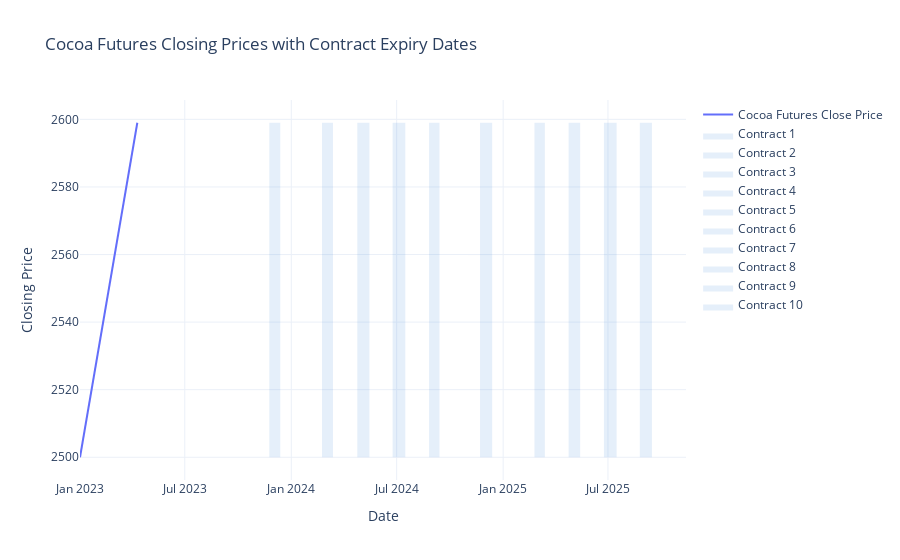

Notebook code for this chart:
### Code cell
# Load and process the expiry data with updated columns
df_expiry = pd.read_csv('expiry.csv')

# Convert the relevant columns to datetime format
df_expiry['FTD'] = pd.to_datetime(df_expiry['FTD'], errors='coerce')  # First Trading Day
df_expiry['LTD'] = pd.to_datetime(df_expiry['LTD'], errors='coerce')  # Last Trading Day

# Load the main cocoa futures data (assuming it contains Date and CLOSE columns)
# Here I'll create a sample DataFrame to illustrate, as we only have one CSV file provided
df_main = pd.DataFrame({
    "Date": pd.date_range(start="2023-01-01", periods=100, freq="D"),
    "CLOSE": pd.Series([2500 + i for i in range(100)])
})
df_main.set_index("Date", inplace=True)

# Create the line graph for 'CLOSE' prices
fig = go.Figure()

# Plot the cocoa futures closing prices
fig.add_trace(go.Scatter(
    x=df_main.index,
    y=df_main['CLOSE'],
    mode='lines',
    name='Cocoa Futures Close Price'
))

# Add shaded regions for each contract period
for i in range(len(df_expiry)):
    contract_start = df_expiry['FTD'].iloc[i]
    contract_end = df_expiry['LTD'].iloc[i]
    if pd.notna(contract_start) and pd.notna(contract_end):
        fig.add_trace(go.Scatter(
            x=[contract_start, contract_end, contract_end, contract_start],
            y=[df_main['CLOSE'].min(), df_main['CLOSE'].min(), df_main['CLOSE'].max(), df_main['CLOSE'].max()],
            fill='toself',
            fillcolor='rgba(0, 100, 200, 0.1)',
            line=dict(color='rgba(0,0,0,0)'),
            name=f'Contract {i+1}'
        ))

# Customize layout
fig.update_layout(
    title="Cocoa Futures Closing Prices with Contract Expiry Dates",
    xaxis_title="Date",
    yaxis_title="Closing Price",
    template="plotly_white"
)

# Show plot
fig.show()

### Figure 1 — Plotly figure (JSON) as saved in the notebook; plotly's stock layout.template omitted (floating-point values rounded to 4 significant figures)
{"data": [{"mode": "lines", "name": "Cocoa Futures Close Price", "type": "scatter", "x": ["2023-01-01T00:00:00", "2023-01-02T00:00:00", "2023-01-03T00:00:00", "2023-01-04T00:00:00", "2023-01-05T00:00:00", "2023-01-06T00:00:00", "2023-01-07T00:00:00", "2023-01-08T00:00:00", "2023-01-09T00:00:00", "2023-01-10T00:00:00", "2023-01-11T00:00:00", "2023-01-12T00:00:00", "2023-01-13T00:00:00", "2023-01-14T00:00:00", "2023-01-15T00:00:00", "2023-01-16T00:00:00", "2023-01-17T00:00:00", "2023-01-18T00:00:00", "2023-01-19T00:00:00", "2023-01-20T00:00:00", "2023-01-21T00:00:00", "2023-01-22T00:00:00", "2023-01-23T00:00:00", "2023-01-24T00:00:00", "2023-01-25T00:00:00", "2023-01-26T00:00:00", "2023-01-27T00:00:00", "2023-01-28T00:00:00", "2023-01-29T00:00:00", "2023-01-30T00:00:00", "2023-01-31T00:00:00", "2023-02-01T00:00:00", "2023-02-02T00:00:00", "2023-02-03T00:00:00", "2023-02-04T00:00:00", "2023-02-05T00:00:00", "2023-02-06T00:00:00", "2023-02-07T00:00:00", "2023-02-08T00:00:00", "2023-02-09T00:00:00", "2023-02-10T00:00:00", "2023-02-11T00:00:00", "2023-02-12T00:00:00", "2023-02-13T00:00:00", "2023-02-14T00:00:00", "2023-02-15T00:00:00", "2023-02-16T00:00:00", "2023-02-17T00:00:00", "2023-02-18T00:00:00", "2023-02-19T00:00:00", "2023-02-20T00:00:00", "2023-02-21T00:00:00", "2023-02-22T00:00:00", "2023-02-23T00:00:00", "2023-02-24T00:00:00", "2023-02-25T00:00:00", "2023-02-26T00:00:00", "2023-02-27T00:00:00", "2023-02-28T00:00:00", "2023-03-01T00:00:00", "2023-03-02T00:00:00", "2023-03-03T00:00:00", "2023-03-04T00:00:00", "2023-03-05T00:00:00", "2023-03-06T00:00:00", "2023-03-07T00:00:00", "2023-03-08T00:00:00", "2023-03-09T00:00:00", "2023-03-10T00:00:00", "2023-03-11T00:00:00", "2023-03-12T00:00:00", "2023-03-13T00:00:00", "2023-03-14T00:00:00", "2023-03-15T00:00:00", "2023-03-16T00:00:00", "2023-03-17T00:00:00", "2023-03-18T00:00:00", "2023-03-19T00:00:00", "2023-03-20T00:00:00", "2023-03-21T00:00:00", "2023-03-22T00:00:00", "2023-03-23T00:00:00", "2023-03-24T00:00:00", "2023-03-25T00:00:00", "2023-03-26T00:00:00", "2023-03-27T00:00:00", "2023-03-28T00:00:00", "2023-03-29T00:00:00", "2023-03-30T00:00:00", "2023-03-31T00:00:00", "2023-04-01T00:00:00", "2023-04-02T00:00:00", "2023-04-03T00:00:00", "2023-04-04T00:00:00", "2023-04-05T00:00:00", "2023-04-06T00:00:00", "2023-04-07T00:00:00", "2023-04-08T00:00:00", "2023-04-09T00:00:00", "2023-04-10T00:00:00"], "y": [2500, 2501, 2502, 2503, 2504, 2505, 2506, 2507, 2508, 2509, 2510, 2511, 2512, 2513, 2514, 2515, 2516, 2517, 2518, 2519, 2520, 2521, 2522, 2523, 2524, 2525, 2526, 2527, 2528, 2529, 2530, 2531, 2532, 2533, 2534, 2535, 2536, 2537, 2538, 2539, 2540, 2541, 2542, 2543, 2544, 2545, 2546, 2547, 2548, 2549, 2550, 2551, 2552, 2553, 2554, 2555, 2556, 2557, 2558, 2559, 2560, 2561, 2562, 2563, 2564, 2565, 2566, 2567, 2568, 2569, 2570, 2571, 2572, 2573, 2574, 2575, 2576, 2577, 2578, 2579, 2580, 2581, 2582, 2583, 2584, 2585, 2586, 2587, 2588, 2589, 2590, 2591, 2592, 2593, 2594, 2595, 2596, 2597, 2598, 2599]}, {"fill": "toself", "fillcolor": "rgba(0, 100, 200, 0.1)", "line": {"color": "rgba(0,0,0,0)"}, "name": "Contract 1", "type": "scatter", "x": ["2023-12-13T00:00:00", "2023-11-24T00:00:00", "2023-11-24T00:00:00", "2023-12-13T00:00:00"], "y": [2500, 2500, 2599, 2599]}, {"fill": "toself", "fillcolor": "rgba(0, 100, 200, 0.1)", "line": {"color": "rgba(0,0,0,0)"}, "name": "Contract 2", "type": "scatter", "x": ["2024-03-13T00:00:00", "2024-02-23T00:00:00", "2024-02-23T00:00:00", "2024-03-13T00:00:00"], "y": [2500, 2500, 2599, 2599]}, {"fill": "toself", "fillcolor": "rgba(0, 100, 200, 0.1)", "line": {"color": "rgba(0,0,0,0)"}, "name": "Contract 3", "type": "scatter", "x": ["2024-05-15T00:00:00", "2024-04-24T00:00:00", "2024-04-24T00:00:00", "2024-05-15T00:00:00"], "y": [2500, 2500, 2599, 2599]}, {"fill": "toself", "fillcolor": "rgba(0, 100, 200, 0.1)", "line": {"color": "rgba(0,0,0,0)"}, "name": "Contract 4", "type": "scatter", "x": ["2024-07-16T00:00:00", "2024-06-24T00:00:00", "2024-06-24T00:00:00", "2024-07-16T00:00:00"], "y": [2500, 2500, 2599, 2599]}, {"fill": "toself", "fillcolor": "rgba(0, 100, 200, 0.1)", "line": {"color": "rgba(0,0,0,0)"}, "name": "Contract 5", "type": "scatter", "x": ["2024-09-13T00:00:00", "2024-08-26T00:00:00", "2024-08-26T00:00:00", "2024-09-13T00:00:00"], "y": [2500, 2500, 2599, 2599]}, {"fill": "toself", "fillcolor": "rgba(0, 100, 200, 0.1)", "line": {"color": "rgba(0,0,0,0)"}, "name": "Contract 6", "type": "scatter", "x": ["2024-12-13T00:00:00", "2024-11-22T00:00:00", "2024-11-22T00:00:00", "2024-12-13T00:00:00"], "y": [2500, 2500, 2599, 2599]}, {"fill": "toself", "fillcolor": "rgba(0, 100, 200, 0.1)", "line": {"color": "rgba(0,0,0,0)"}, "name": "Contract 7", "type": "scatter", "x": ["2025-03-14T00:00:00", "2025-02-24T00:00:00", "2025-02-24T00:00:00", "2025-03-14T00:00:00"], "y": [2500, 2500, 2599, 2599]}, {"fill": "toself", "fillcolor": "rgba(0, 100, 200, 0.1)", "line": {"color": "rgba(0,0,0,0)"}, "name": "Contract 8", "type": "scatter", "x": ["2025-05-14T00:00:00", "2025-04-24T00:00:00", "2025-04-24T00:00:00", "2025-05-14T00:00:00"], "y": [2500, 2500, 2599, 2599]}, {"fill": "toself", "fillcolor": "rgba(0, 100, 200, 0.1)", "line": {"color": "rgba(0,0,0,0)"}, "name": "Contract 9", "type": "scatter", "x": ["2025-07-16T00:00:00", "2025-06-24T00:00:00", "2025-06-24T00:00:00", "2025-07-16T00:00:00"], "y": [2500, 2500, 2599, 2599]}, {"fill": "toself", "fillcolor": "rgba(0, 100, 200, 0.1)", "line": {"color": "rgba(0,0,0,0)"}, "name": "Contract 10", "type": "scatter", "x": ["2025-09-15T00:00:00", "2025-08-25T00:00:00", "2025-08-25T00:00:00", "2025-09-15T00:00:00"], "y": [2500, 2500, 2599, 2599]}], "layout": {"title": {"text": "Cocoa Futures Closing Prices with Contract Expiry Dates"}, "xaxis": {"title": {"text": "Date"}}, "yaxis": {"title": {"text": "Closing Price"}}}}
